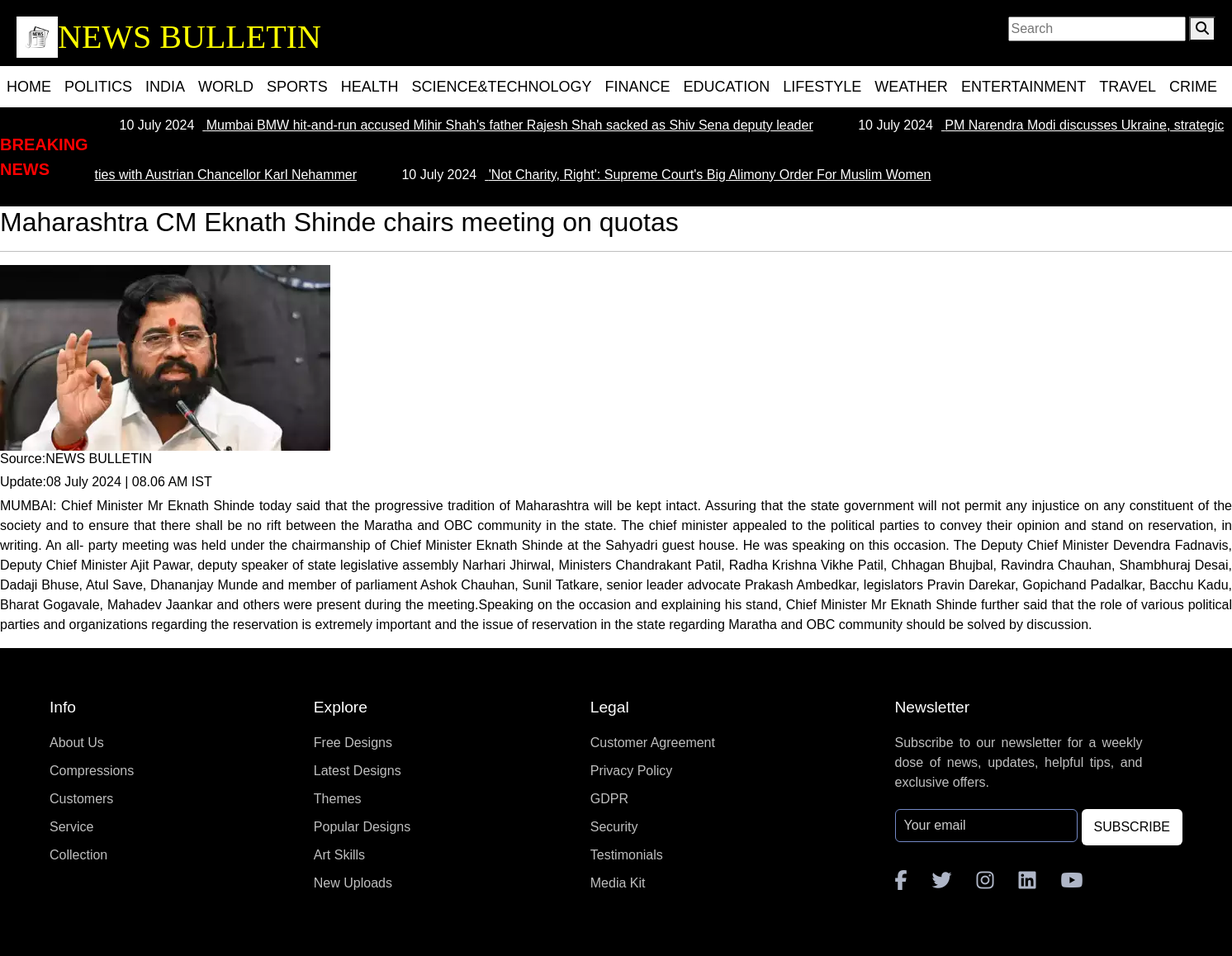
/news_desc/1, run on the app's committed database.
### newsapp/models.py (models this page shows, shortened)
class Article(models.Model):
    news_types = (
    (1, "Politics"),
    (2, "India"),
    (3, "World"),
    (4, "Sports"),
    (5, "Health"),
    (6, "Science & Tech."),
    (7, "Finance"),
    (8, "Education"),
    (9, "Listyle"),
    (10, "Weather"),
    (11, "Entertainment"),
    (12, "Travel"),
    (13, "Crime")
    )
    name = models.CharField(max_length=100, null=True, blank=True)
    short_desc= models.CharField(max_length=200, null=True, blank=True)
    content = models.TextField()
    news_img = models.ImageField(default=None)
    type = models.IntegerField(choices=news_types, default=0)
    @property
    def imageUrl(self):
        try :
            url = self.news_img.url
        except:
            url = ''
        return url

### newsapp/views.py (the view)
# urls.py: path('news_desc/<int:id>', views.newsDesc, name='newsdetail')
def newsDesc(request, id):
    curr_article = Article.objects.get(id = id)
    return render(request, 'news_desc.html', context={'curr_article' : curr_article})

### newsapp/templates/news_desc.html
{% extends 'base.html' %} {% load static %} {% block content %}
<article>
  <h2>{{curr_article.name}}</h2>
  <hr />
  <img src="{{curr_article.imageUrl}}" />
  <h6>Source:NEWS BULLETIN</h6>
  <h6>Update:08 July 2024 | 08.06 AM IST</h6>
  <p>{{curr_article.content}}</p>
</article>
<link rel="stylesheet" href="{% static 'css/style2.css' %}" />
{% endblock content %}

### newsapp/templates/base.html (shortened to what this page needs)
{% load static %}
<!DOCTYPE html>
<html lang="en">
  <head>
    <link
      href="https://cdn.jsdelivr.net/npm/bootstrap@5.1.3/dist/css/bootstrap.min.css"
      rel="stylesheet"
    />
    <link
      rel="stylesheet"
      href="https://cdnjs.cloudflare.com/ajax/libs/font-awesome/6.5.2/css/all.min.css"
    />
    <link rel="stylesheet" href="{% static 'css/style.css' %}" />
  </head>
  <body>
    <header>
      <div class="website-header">
        <img src="{% static 'images/logo.jpg' %}" />
        <h1>NEWS BULLETIN</h1>
        <div class="search-bar">
          <input
            id="search-text"
            type="text"
            class="news-input"
            placeholder="Search"
          />
          <button id="search-button" type="submit">
            <i class="fa-solid fa-magnifying-glass"></i>
          </button>
        </div>
      </div>
      <nav class="navbar navbar-expand-md">
        <div class="collapse navbar-collapse" id="collapsibleNavbar">
          <ul class="navbar-nav">
            <li class="hover-link nav-item">
              <a class="nav-link" href="{% url 'category' type=0 %}">HOME</a>
            </li>
            <li class="hover-link nav-item">
              <a class="nav-link" href="{% url 'category' type=1 %}"
                >POLITICS</a
              >
            </li>
            <li class="hover-link nav-item">
              <a class="nav-link" href="{% url 'category' type=2 %}">INDIA</a>
            </li>
            <li class="hover-link nav-item">
              <a class="nav-link" href="{% url 'category' type=3 %}">WORLD</a>
            </li>
            <li class="hover-link nav-item">
              <a class="nav-link" href="{% url 'category' type=4 %}">SPORTS</a>
            </li>
            <li class="hover-link nav-item">
              <a class="nav-link" href="{% url 'category' type=5 %}">HEALTH</a>
            </li>
            <li class="hover-link nav-item">
              <a class="nav-link" href="{% url 'category' type=6 %}"
                >SCIENCE&TECHNOLOGY</a
              >
            </li>
            <li class="hover-link nav-item">
              <a class="nav-link" href="{% url 'category' type=7 %}">FINANCE</a>
            </li>
            <li class="hover-link nav-item">
              <a class="nav-link" href="{% url 'category' type=8 %}"
                >EDUCATION</a
              >
            </li>
            <li class="hover-link nav-item">
              <a class="nav-link" href="{% url 'category' type=9 %}"
                >LIFESTYLE</a
              >
            </li>
            <li class="hover-link nav-item">
              <a class="nav-link" href="{% url 'category' type=10 %}"
                >WEATHER</a
              >
            </li>
            <li class="hover-link nav-item">
              <a class="nav-link" href="{% url 'category' type=11 %}"
                >ENTERTAINMENT</a
              >
            </li>
            <li class="hover-link nav-item">
              <a class="nav-link" href="{% url 'category' type=12 %}">TRAVEL</a>
            </li>
            <li class="hover-link nav-item">
              <a class="nav-link" href="{% url 'category' type=13 %}">CRIME</a>
            </li>
          </ul>
        </div>
      </nav>
      <div class="breaking-news-section">
        <span id="btext">Breaking News</span>
        <marquee
          direction="left"
          onmouseover="this.stop()"
          onmouseout="this.start()"
        >
          <a href="#" class="breaking-news"
            ><p class="bntime">10 July 2024</p>
            Mumbai BMW hit-and-run accused Mihir Shah's father Rajesh Shah
            sacked as Shiv Sena deputy leader</a
          >
          <a href="#" class="breaking-news"
            ><p class="bntime">10 July 2024</p>
            PM Narendra Modi discusses Ukraine, strategic ties with Austrian
            Chancellor Karl Nehammer</a
          >
          <a href="#" class="breaking-news"
            ><p class="bntime">10 July 2024</p>
            'Not Charity, Right': Supreme Court's Big Alimony Order For Muslim
            Women</a
          >
        </marquee>
      </div>
    </header>
    {% block content %} {% endblock content %}
    <footer>
      <div class="footer-row">
        <div class="footer-col">
          <h4>Info</h4>
          <ul class="links">
            <li><a href="#">About Us</a></li>
            <li><a href="#">Compressions</a></li>
            <li><a href="#">Customers</a></li>
            <li><a href="#">Service</a></li>
            <li><a href="#">Collection</a></li>
          </ul>
        </div>
        <div class="footer-col">
          <h4>Explore</h4>
          <ul class="links">
            <li><a href="#">Free Designs</a></li>
            <li><a href="#">Latest Designs</a></li>
            <li><a href="#">Themes</a></li>
            <li><a href="#">Popular Designs</a></li>
            <li><a href="#">Art Skills</a></li>
            <li><a href="#">New Uploads</a></li>
          </ul>
        </div>
        <div class="footer-col">
          <h4>Legal</h4>
          <ul class="links">
            <li><a href="#">Customer Agreement</a></li>
            <li><a href="#">Privacy Policy</a></li>
            <li><a href="#">GDPR</a></li>
            <li><a href="#">Security</a></li>
            <li><a href="#">Testimonials</a></li>
            <li><a href="#">Media Kit</a></li>
          </ul>
        </div>
        <div class="footer-col">
          <h4>Newsletter</h4>
          <p>
            Subscribe to our newsletter for a weekly dose of news, updates,
            helpful tips, and exclusive offers.
          </p>
          <form action="#">
            <input type="text" placeholder="Your email" required />
            <button type="submit">SUBSCRIBE</button>
          </form>
          <div class="icons">
            <i class="fa-brands fa-facebook-f"></i>
            <i class="fa-brands fa-twitter"></i>
            <i class="fa-brands fa-instagram"></i>
            <i class="fa-brands fa-linkedin"></i>
            <i class="fa-brands fa-youtube"></i>
          </div>
        </div>
      </div>
    </footer>
    <link rel="stylesheet" href="script.js" />
  </body>
</html>

### static/css/style.css (style rules this page uses)
body { padding: 0; margin: 0; box-sizing: border-box; }
header { background-color: black; color: white; }
.website-header { padding: 20px; height: 80px; display: flex; flex-wrap: wrap; }
.website-header img { float: left; width: 50px; height: 50px; }
.website-header h1 { margin: auto 0; font-family: 'Times New Roman', Times, serif; color: yellow; }
.search-bar { height: 32px; gap: 8px; text-align: right; flex-grow: 1; }
nav { background-color: white; height: 50px; position: fixed; }
.navbar-nav li { font-family: Arial, Helvetica, sans-serif; list-style: none; display: inline-block; font-size: large; }
.navbar-nav li a { color: black; text-decoration: none; text-transform: uppercase; }
.breaking-news { padding: 20px; color: #fff; text-decoration-line: underline; }
.bntime { padding: 10px; display: inline-block; color: white; font-style: initial; font-size:16px; }
.breaking-news-section { background-color: black; margin: auto; display: flex; }
#btext { width: 200px; font-size: 20px; text-transform: uppercase; color: red; font-weight: 600; margin: auto 0; }
footer { background: black; }
footer .footer-row { display: flex; flex-wrap: wrap; justify-content: space-between; gap: 3.5rem; padding: 60px; }
.footer-row .footer-col h4 { color: #fff; justify-content: center; font-size: 1.2rem; font-weight: 400; }
.footer-col .links { padding-left: 0%; margin-top: 20px; }
.footer-col .links li { list-style: none; margin-bottom: 10px; }
.footer-col .links li a { text-decoration: none; color: #bfbfbf; }
.footer-col p { margin: 20px 0; color: #bfbfbf; max-width: 300px; }
.footer-col form { display: flex; gap: 5px; }
.footer-col input { height: 40px; border-radius: 6px; background: none; width: 100%; outline: none; border: 1px solid #7489C6 ; caret-color: #fff; color: #fff; padding-left: 10px; }
.footer-col input::placeholder { color: #ccc; }
.footer-col form button { background: #fff; outline: none; border: none; padding: 10px 15px; border-radius: 6px; cursor: pointer; font-weight: 500; transition: 0.2s ease; }
.footer-col .icons { display: flex; margin-top: 30px; gap: 30px; cursor: pointer; }
.footer-col .icons i { font-size: x-large; color: #afb6c7; }

### static/css/style2.css (style rules this page uses)
body { padding: 0; margin: 0; height: 95vh; background-color: white; font-family: sans-serif; color: black; display: flex; flex-direction: column; box-sizing: border-box; }
header { background-color: black; color: white; }
.website-header { padding: 20px; height: 80px; display: flex; flex-wrap: wrap; }
.website-header img { float: left; width: 50px; height: 50px; }
.website-header h1 { margin: auto 0; font-family: 'Times New Roman', Times, serif; color: yellow; }
.search-bar { height: 32px; gap: 8px; text-align: right; flex-grow: 1; }
nav { background-color: white; height: 50px; position: fixed; }
.navbar-nav li { font-family: Arial, Helvetica, sans-serif; list-style: none; display: inline-block; font-size: large; }
.navbar-nav li a { color: black; text-decoration: none; text-transform: uppercase; }
P { text-align: justify; }
footer { background: black; }
footer .footer-row { display: flex; flex-wrap: wrap; justify-content: space-between; gap: 3.5rem; padding: 60px; }
.footer-row .footer-col h4 { color: #fff; justify-content: center; font-size: 1.2rem; font-weight: 400; }
.footer-col .links { padding-left: 0%; margin-top: 20px; }
.footer-col .links li { list-style: none; margin-bottom: 10px; }
.footer-col .links li a { text-decoration: none; color: #bfbfbf; }
.footer-col p { margin: 20px 0; color: #bfbfbf; max-width: 300px; }
.footer-col form { display: flex; gap: 5px; }
.footer-col input { height: 40px; border-radius: 6px; background: none; width: 100%; outline: none; border: 1px solid #7489C6 ; caret-color: #fff; color: #fff; padding-left: 10px; }
.footer-col input::placeholder { color: #ccc; }
.footer-col form button { background: #fff; outline: none; border: none; padding: 10px 15px; border-radius: 6px; cursor: pointer; font-weight: 500; transition: 0.2s ease; }
.footer-col .icons { display: flex; margin-top: 30px; gap: 30px; cursor: pointer; }
.footer-col .icons i { font-size: x-large; color: #afb6c7; }

### data on the page
Article: name "Maharashtra CM Eknath Shinde chairs meeting on quotas", imageUrl (picture), content "MUMBAI: Chief Minister Mr Eknath Shinde today said that the progressive tradition of Maharashtra will be kept intact. Assuring that the state government will not permit any injustice on any constituent of the society and to ensure that there shall be no rift between the Maratha and OBC community in the state. The chief minister appealed to the political parties to convey their opinion and stand on reservation, in writing. An all- party meeting was held under the chairmanship of Chief Minister Eknath Shinde at the Sahyadri guest house. He was speaking on this occasion. The Deputy Chief Minister Devendra Fadnavis, Deputy Chief Minister Ajit Pawar, deputy speaker of state legislative assembly…"
